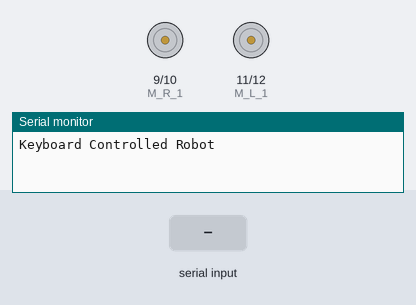
Bench run of a sketch on a simulated Arduino Uno, built with avr-gcc and run on an emulated ATmega328P. Shown: motor-driver pin pairs drawn as motors (green arrow = first pin HIGH = forward, orange = second pin HIGH = backward, longer = more drive), the last lines printed to the serial monitor. The inputs (shaded band) are chosen by the test bench.

Above: at 1.2 s.
1.3 s: "w" received over the second serial link
At 2.5 s:
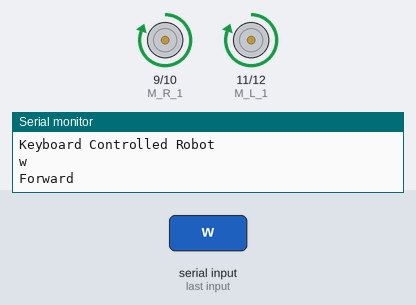
2.8 s: "z" received over the second serial link
At 3.7 s:
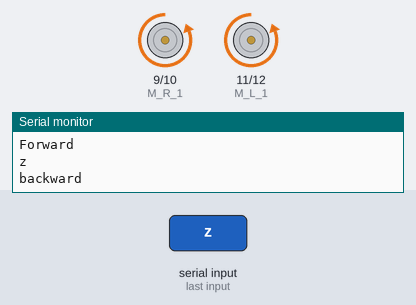
4.3 s: "a" received over the second serial link
At 4.7 s:
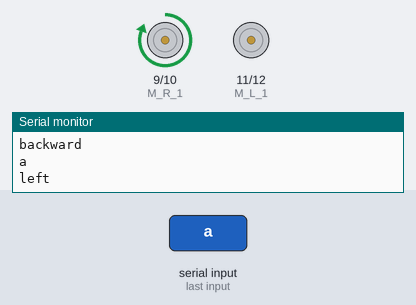
5.8 s: "d" received over the second serial link
At 6.8 s:
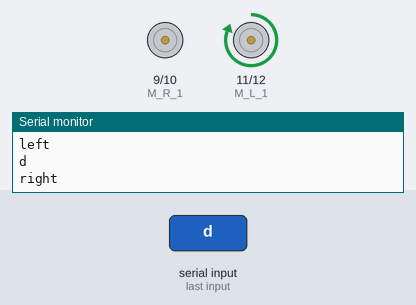
Timing chart, 0 to 8.3 s (numbered marks = the images above; inputs shaded):
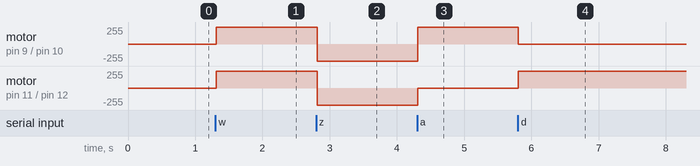

Measured:
- after the input at 1.3 s, motor on pin 9 (M_R_1) / pin 10 (M_R_2), motor on pin 11 (M_L_1) / pin 12 (M_L_2): stopped → forward 255/255 at once
- after the input at 2.8 s, motor on pin 9 (M_R_1) / pin 10 (M_R_2), motor on pin 11 (M_L_1) / pin 12 (M_L_2): forward 255/255 → backward 255/255 at once
- after the input at 4.3 s, motor on pin 9 (M_R_1) / pin 10 (M_R_2): backward 255/255 → forward 255/255 at once; motor on pin 11 (M_L_1) / pin 12 (M_L_2): backward 255/255 → stopped at once
- after the input at 5.8 s, motor on pin 9 (M_R_1) / pin 10 (M_R_2): forward 255/255 → stopped at once; motor on pin 11 (M_L_1) / pin 12 (M_L_2): stopped → forward 255/255 at once

The sketch:

Android_controlled_robot.ino
```cpp
#include <SoftwareSerial.h>

SoftwareSerial BT(7, 8); //RX, TX

int M_R_1 = 9;    //right motor wire 1
int M_R_2 = 10;   //right motor wire 2
int M_L_1 = 11;   //left motor wire 1;
int M_L_2 = 12;   //left motor wire 2

void setup()
{
  //define 4 pins of motors as output
  pinMode(M_R_1, OUTPUT);
  pinMode(M_R_2, OUTPUT);
  pinMode(M_L_1, OUTPUT);
  pinMode(M_L_2, OUTPUT);
  Serial.begin(115200);
  BT.begin(9600);
  Serial.println("Keyboard Controlled Robot");
}

void loop()
{
  if (BT.available() > 0)
  {
    char data = BT.read();
    Serial.println(data);
    BT.println(data);

    // forward
    if (data == 'w' || data == 'W')
    {
      Serial.println("Forward");
      BT.println("Forward");
      digitalWrite(M_L_1, 1);
      digitalWrite(M_L_2, 0);
      digitalWrite(M_R_1, 1);
      digitalWrite(M_R_2, 0);
    }

    // backward
    else if (data == 'z' || data == 'Z')
    {
      Serial.println("backward");
      BT.println("backward");
      digitalWrite(M_L_1, 0);
      digitalWrite(M_L_2, 1);
      digitalWrite(M_R_1, 0);
      digitalWrite(M_R_2, 1);
    }

    // left
    else if (data == 'a' || data == 'A')
    {
      Serial.println("left");
      BT.println("left");
      digitalWrite(M_L_1, 0);
      digitalWrite(M_L_2, 0);
      digitalWrite(M_R_1, 1);
      digitalWrite(M_R_2, 0);

    }

    // right
    else if (data == 'd' || data == 'D')
    {
      Serial.println("right");
      digitalWrite(M_L_1, 1);
      digitalWrite(M_L_2, 0);
      digitalWrite(M_R_1, 0);
      digitalWrite(M_R_2, 0);
    }

    // stop
    else if (data == 's' || data == 'S')
    {
      Serial.println("stop");
      digitalWrite(M_L_1, 0);
      digitalWrite(M_L_2, 0);
      digitalWrite(M_R_1, 0);
      digitalWrite(M_R_2, 0);

    }
  }
}
```
